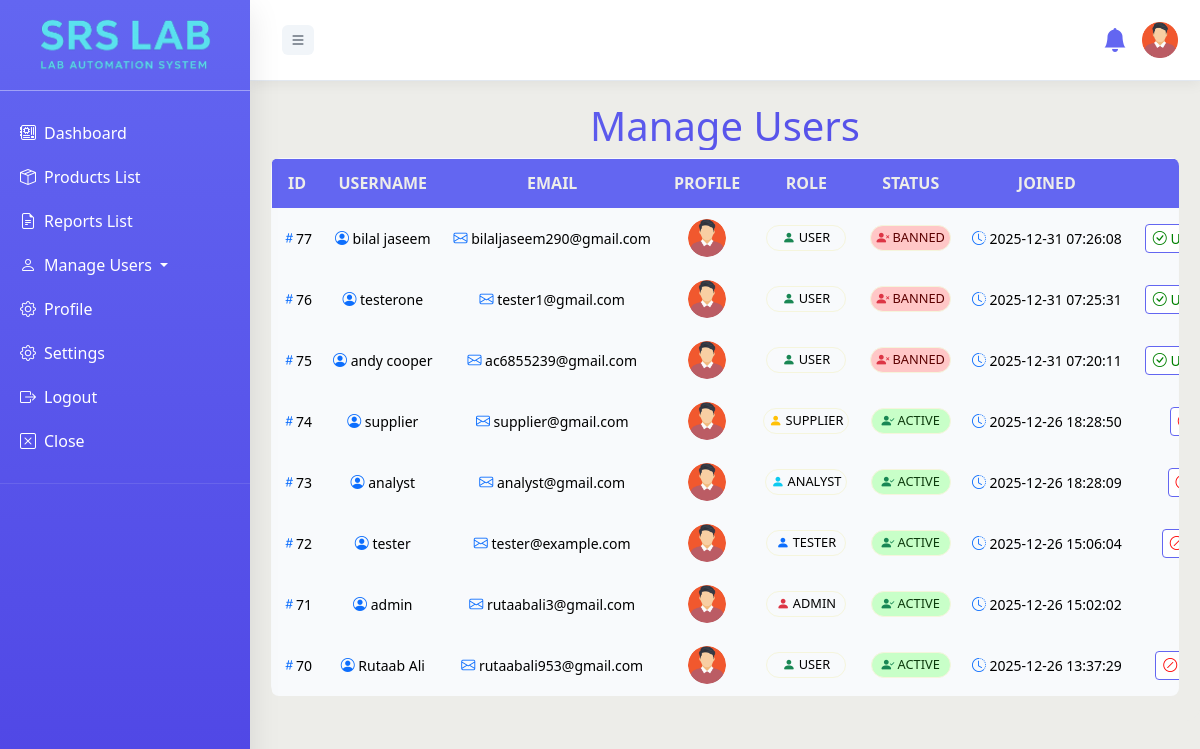
Screenshot of /adminplayground/list_users.php (signed in) with the database file from the repository.
### tables this page shows
CREATE TABLE `users` (
  `id` int(11) NOT NULL,
  `username` varchar(50) NOT NULL,
  `email` varchar(100) NOT NULL,
  `password` varchar(255) NOT NULL,
  `profile_img` varchar(255) NOT NULL,
  `role` enum('admin','user','analyst','supplier','tester') NOT NULL DEFAULT 'user',
  `status` enum('active','banned') DEFAULT 'active',
  `created_at` timestamp NOT NULL DEFAULT current_timestamp(),
  `last_login` timestamp NULL DEFAULT NULL,
  `bg-img` varchar(255) NOT NULL,
  `otp_code` varchar(6) DEFAULT NULL,
  `otp_expiry` datetime DEFAULT NULL,
  `greetings` tinyint(1) DEFAULT 0 COMMENT '0 = not sent, 1 = sent',
  `preferred_language` varchar(10) DEFAULT 'en'
);

### config/auth.php (called while the page is built, shortened)
<?php
$role = $_SESSION['role'];
?>

### adminplayground/list_users.php (the view, shortened to what this page needs)
<?php
include "../config/auth.php";
include "../config/action_logger.php";
$result = mysqli_query($conn, "SELECT id, username, email, role, profile_img, status, created_at
                               FROM users ORDER BY created_at DESC");
?>
<!DOCTYPE html>
<html lang="en">
<head>
  <link rel="stylesheet" href="../css/read.css">
  <?php include "../xtras/link.php";?>
  <link rel="stylesheet" href="alert.css">
</head>
<body>
<?php
if ($role === 'admin') {
    include '../xtras/adminhead.php';
}
?>
<div class="main">
  <h1>Manage Users</h1>
  <div class="table-responsive">
    <table class="table-custom">
      <thead>
        <tr>
          <th>ID</th>
          <th>Username</th>
          <th>Email</th>
          <th>Profile</th>
          <th>Role</th>
          <th>Status</th>
          <th>Joined</th>
          <th>Actions</th>
        </tr>
      </thead>
      <tbody>
        <?php if(mysqli_num_rows($result) > 0): ?>
        <?php foreach ($result as $row): ?>
        <tr>
          <td><i class="bi bi-hash text-primary"></i><?= $row['id']; ?></td>
          <td><i class="bi bi-person-circle text-primary"></i> <?= htmlspecialchars($row['username']); ?></td>
          <td><i class="bi bi-envelope text-primary"></i> <?= htmlspecialchars($row['email']); ?></td>
          <td class="rounded-circle">
            <img src="../<?= htmlspecialchars($row['profile_img']); ?>" width="80" alt="User profile image">
          </td>
          <td>
            <?php
              $role = strtolower($row['role']);
              $icon = '';
              switch ($role) {
                case 'user': $icon = '<i class="bi bi-person-fill text-success"></i>'; break;
                case 'tester': $icon = '<i class="bi bi-person-fill text-primary"></i>'; break;
                case 'admin': $icon = '<i class="bi bi-person-fill text-danger"></i>'; break;
                case 'supplier': $icon = '<i class="bi bi-person-fill text-warning"></i>'; break;
                case 'analyst': $icon = '<i class="bi bi-person-fill text-info"></i>'; break;
              }
            ?>
            <span class="badge-status badge-<?= $role; ?>">
              <?= $icon ?> <?= ucfirst($role); ?>
            </span>
          </td>
          <td>
            <?php if ($row['status'] === 'banned'): ?>
              <span class="badge-user badge-banned">
                <i class="bi bi-person-x-fill text-danger"></i> Banned
              </span>
            <?php else: ?>
              <span class="badge-user badge-active">
                <i class="bi bi-person-check-fill text-success"></i> Active
              </span>
            <?php endif; ?>
          </td>
          <td><i class="bi bi-clock-history text-primary"></i> <?= htmlspecialchars($row['created_at']); ?></td>
          <td>
            <?php if ($row['status'] === 'active' && $row['role'] != 'admin'): ?>
              <a href="#"
                 onclick="confirmAction(event, '?action=ban&id=<?= $row['id']; ?>', 'ban this user')"
                 class="btn-delete">
                 <i class="bi bi-slash-circle"></i> Ban
              </a>
            <?php elseif ($row['status'] === 'banned' && $row['role'] != 'admin'): ?>
              <a href="#"
                 onclick="confirmAction(event, '?action=unban&id=<?= $row['id']; ?>', 'unban this user')"
                 class="btn-update">
                 <i class="bi bi-check-circle"></i> Unban
              </a>
            <?php endif; ?>
            <?php if ($row['role'] != 'admin'): ?>
          </td>
  <?php endif; ?>
                            </td>
                        </tr>
                    <?php endforeach; ?>
                <?php else: ?>
          <tr>
            <td colspan="8" class="text-center">No users found.</td>
          </tr>
        <?php endif; ?>
      </tbody>
    </table>
  </div>
</div>
</body>
</html>

### xtras/link.php (shortened to what this page needs)
<link rel="stylesheet" href="https://cdn.jsdelivr.net/npm/bootstrap-icons@1.13.1/font/bootstrap-icons.min.css">
<link rel="stylesheet" href="https://cdn.jsdelivr.net/npm/bootstrap@5.3.3/dist/css/bootstrap.min.css">
<link rel="stylesheet" href="https://cdn.jsdelivr.net/npm/sweetalert2@11/dist/sweetalert2.min.css">

### xtras/adminhead.php (shortened to what this page needs)
<?php
include "../config/auth.php";
$user_id = $_SESSION['user_id'] ?? 0;
if ($user_id) {
    $res = mysqli_query($conn, "SELECT username, profile_img, email FROM users WHERE id = $user_id LIMIT 1");
    $user = mysqli_fetch_assoc($res);
}
?>
<link rel="stylesheet" href="../css/board.css">
<nav id="sidebar">
        <div class="sidebar-header">
            <h3></i><img class="logo" src="../images/logo22.png" alt=""></h3>
        </div>
        <ul class="list-unstyled components">
            <li><a href="../dashboard/admin.php" title="Dashboard"><i class="bi bi-motherboard me-2"></i>Dashboard</a></li>
            <li><a href="../products/list_products.php" title="Products List"><i class="bi bi-box-seam me-2"></i>Products List</a></li>
            <li><a href="../reports/list_reports.php" title="Reports List"><i class="bi bi-file-earmark-text me-2"></i>Reports List</a></li>
            <li>
                <a href="#productssubmenu" data-bs-toggle="collapse" aria-expanded="false" class="dropdown-toggle" title="Manage Users">
                    <i class="bi bi-person me-2"></i>Manage Users
                </a>
            </li>
            <li><a href="../users/settings.php" title="Profile"><i class="bi bi-gear me-2"></i>Profile</a></li>
            <li><a href="../users/settings.php" title="Settings"><i class="bi bi-gear me-2"></i>Settings</a></li>
            <li><a href="../users/logout.php" title="Logout"><i class="bi bi-box-arrow-right me-2"></i>Logout</a></li>
            <li><a id="sidebarCollapsex" href="#" title="Close"><i class="bi bi-x-square me-2"></i>Close</a></li>
        </ul>
    </nav>
    <div id="content">
           <nav class="navbar navbar-expand-lg align-items-center">
            <div class="container-fluid">
                <button type="button" title="Sidebar Collapse" id="sidebarCollapse" class="btn btn-toggle"  aria-expanded="false">
                <i class="bi bi-list"></i>
                </button>
            </div>
<div class="collapse navbar-collapse" id="navbarSupportedContent">
    <ul class="navbar-nav ms-auto mb-2 mb-lg-0 text-center align-items-center">
        <li class="nav-item">
<button id="notifBell" class="btn position-relative" title="notification" data-bs-toggle="modal" data-bs-target="#notifModal">
    <i class="bi bi-bell-fill fs-4"></i>
</button>
        </li>
        <li class="nav-item">
  <div class="admin-badge">
    <img src="../<?= htmlspecialchars($user['profile_img'] ?? 'adm.png'); ?>"
         alt="<?= htmlspecialchars($user['username'] ?? 'User'); ?> "
         class="admin-avatar"
         title="<?= htmlspecialchars(($user['username'] ?? 'User') . "\n" . ($user['email'] ?? 'User@gmail.com')); ?>">
  </div>
</li>
    </ul>
</div>
        </nav>

### css/read.css (style rules this page uses)
:root { --text: #000000; --background: #edede9; --secondary: #f8fafc; --primary: #6366f1; --border: transparent; --input: #ffffff; --accent: #4f46e5; }
body { opacity: 0; transition: opacity 0.5s ease-in-out; }
html,body { height: 100%; width: 100%; }
.main { width: 100%; height: 80vh; }
body { background-color: var(--background) !important; color: var(--text); font-family: "Inter", Arial, sans-serif; display: flex; justify-content: center; align-items: center; min-height: 100vh; overflow-x: hidden; }
.main { flex-direction: column; white-space: nowrap; padding: 20px; background: var(--background); border: 1px solid transparent; backdrop-filter: blur(5px); margin: 0px !important; border-radius: 15px; }
h1 { font-weight: 700; font-size: 2.5rem; background: linear-gradient(135deg, var(--primary), var(--accent)); -webkit-background-clip: text; -webkit-text-fill-color: transparent; background-clip: text; margin-bottom: 2rem; text-align: center; }
.table-custom { width: 100%; border-collapse: collapse; background: var(--secondary); border: 1px solid transparent !important; border-radius: 10px !important; }
.table-custom thead { background: var(--primary); color: var(--background); border-radius: 5px !important; border: 1px solid transparent !important; }
.table-custom thead th { font-weight: 700; text-transform: uppercase; text-align: center; padding: 12px; color: var(--background); border: 1px solid transparent !important; }
.table-custom tbody { background-color: var(--secondary) !important; padding: 10px; text-align: center; margin-bottom: 1px solid var(--accent) !important; font-size: 14px; border-radius: 5px !important; border: 1px solid transparent !important; }
.table-custom tbody td { background-color: var(--secondary) !important; padding: 10px; color: var(--text); text-align: center; border-radius: 0px !important; margin-bottom: 1px solid var(--accent) !important; font-size: 14px; border: 1px solid transparent !important; }
.table-custom img { background-color: transparent!important; color: var(--text); border: 1px solid transparent !important; width: 40px; height: 40px; object-fit: cover; border-radius: 50px !important; }
.badge-status, .badge-result, .badge-user { padding: 2.5px 5px !important; font-size: 0.8rem; font-weight: 500; min-width: 80px; border: 1px solid beige !important; text-transform: capitalize; display: inline-block; text-transform: uppercase; border-radius: 50px; }
.badge-passed, .badge-active { color: #0d3b0d !important; background-color: #c8ffc8 !important; }
.badge-failed, .badge-banned { color: #5c0000 !important; background-color: #ffc7c7 !important; }
.btn-delete, .btn-update, .btn-view, .btn-test { padding: 3px 7px; font-weight: 400; font-size: 1rem; margin: 2px; text-transform: uppercase; border: 0.5px solid var(--primary) !important; transition: all 0.2s ease; font-size: 14px; display: inline-block; text-decoration: none; border-radius: 4px; cursor: pointer; }
.btn-update { background-color: white; color: green; }
.btn-delete { background-color: white; color: red; }
li a { text-decoration: none !important; }

### xtras/translate_init.php (style rules this page uses)
body { top: 0 !important; position: static !important; }

### xtras/adminhead.php (style rules this page uses)
.logo { height: 60px; }
.bi-bell-fill { color: #6366f1 !important; }

### rows the page displays
users: profile_img (placeholder picture), id "71", username "admin", email "rutaabali3@gmail.com", role "ADMIN", status "active" (drawn), created_at "2025-12-26 15:02:02"
users: id "77", username "bilal jaseem", email "bilaljaseem290@gmail.com", profile_img (placeholder picture), role "USER", status "banned" (drawn), created_at "2025-12-31 07:26:08"
users: id "76", username "testerone", email "tester1@gmail.com", profile_img (placeholder picture), role "USER", status "banned" (drawn), created_at "2025-12-31 07:25:31"
users: id "75", username "andy cooper", email "ac6855239@gmail.com", profile_img (placeholder picture), role "USER", status "banned" (drawn), created_at "2025-12-31 07:20:11"
users: id "74", username "supplier", email "supplier@gmail.com", profile_img (placeholder picture), role "SUPPLIER", status "active" (drawn), created_at "2025-12-26 18:28:50"
users: id "73", username "analyst", email "analyst@gmail.com", profile_img (placeholder picture), role "ANALYST", status "active" (drawn), created_at "2025-12-26 18:28:09"
users: id "72", username "tester", email "tester@example.com", profile_img (placeholder picture), role "TESTER", status "active" (drawn), created_at "2025-12-26 15:06:04"
users: id "70", username "Rutaab Ali", email "rutaabali953@gmail.com", profile_img (placeholder picture), role "USER", status "active" (drawn), created_at "2025-12-26 13:37:29"
